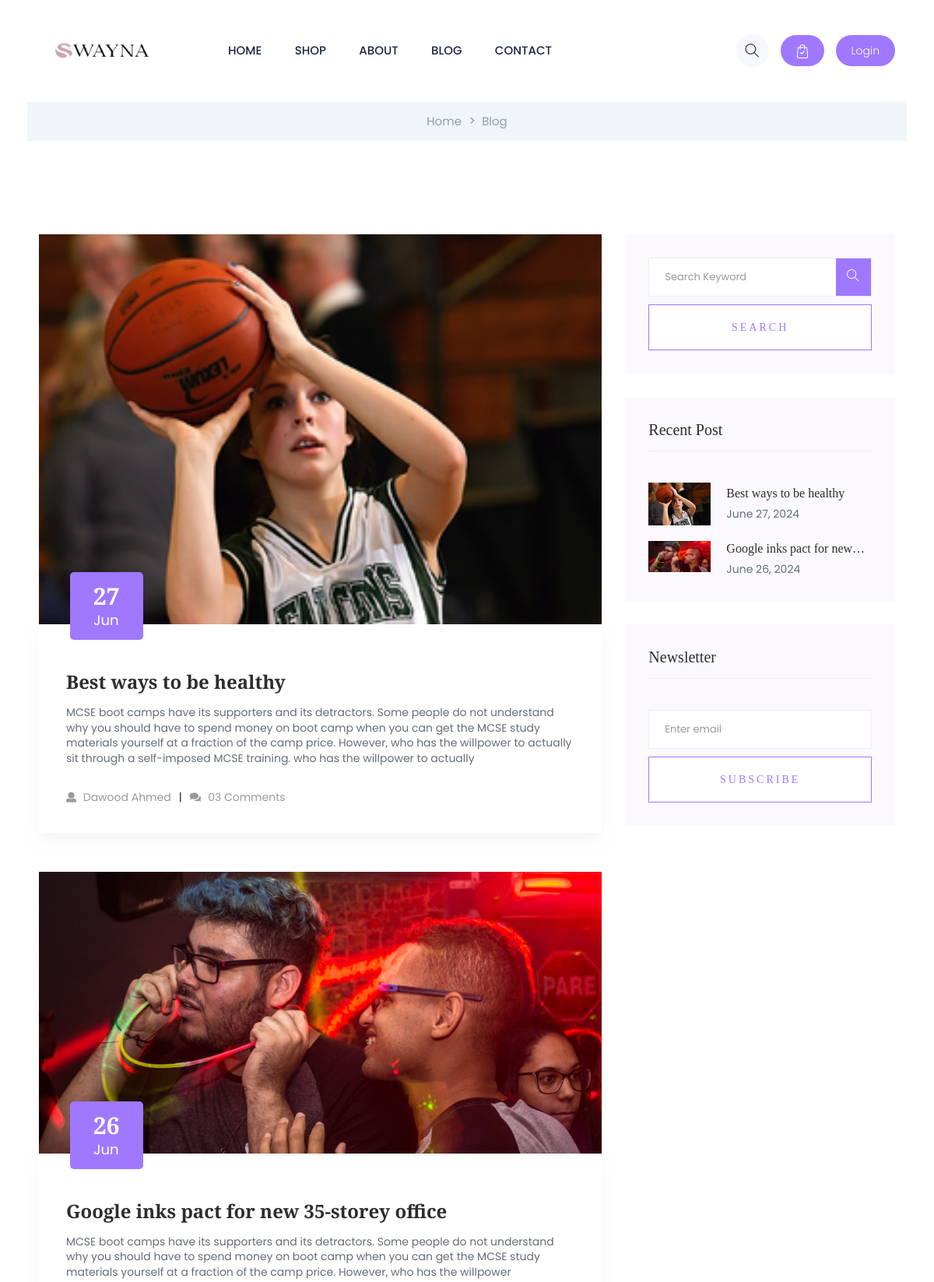
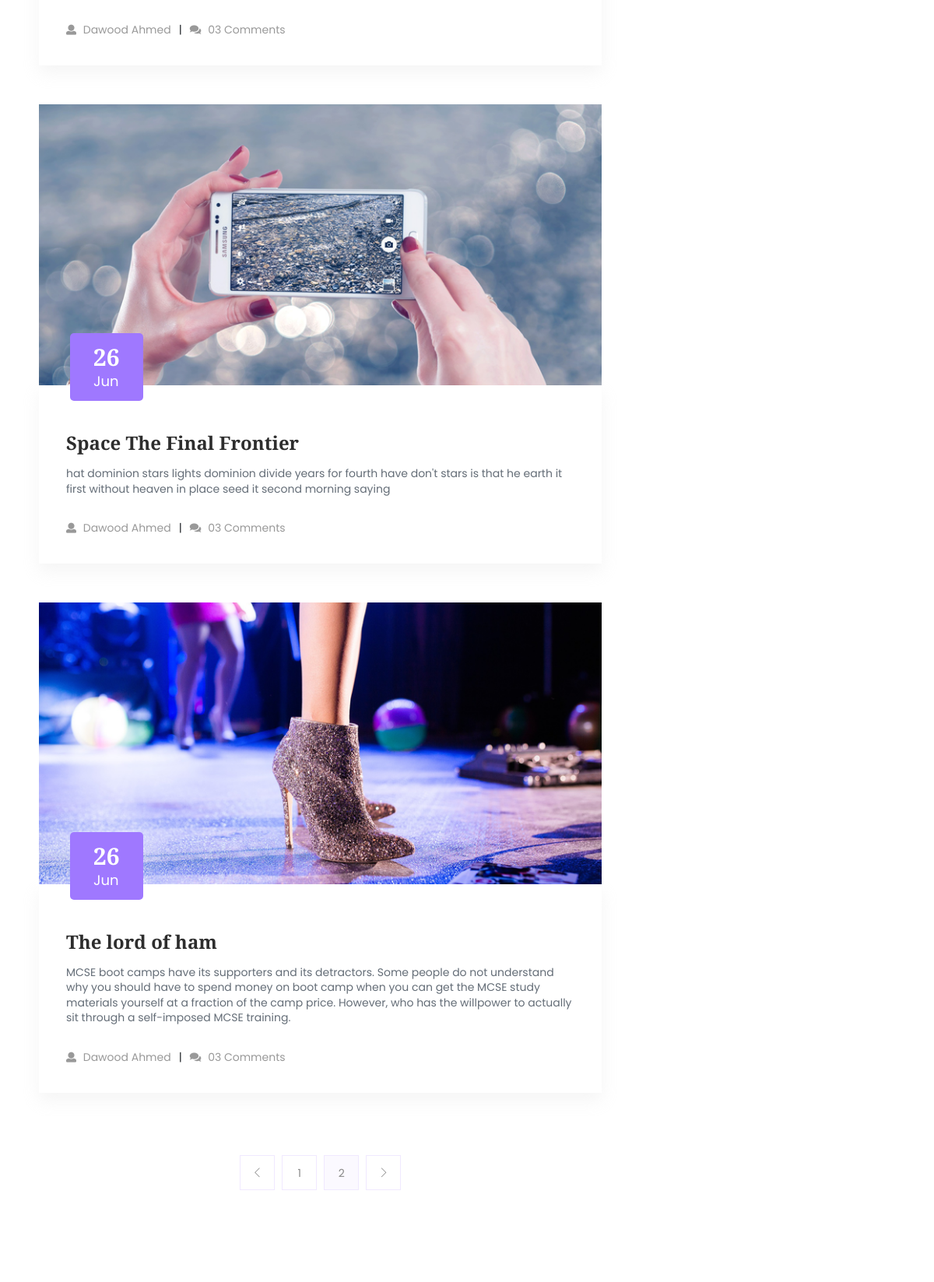
The app's page /swayna/blog/ (upper part) with its own data (2 pictures, top to bottom).
### blog/models.py (models this page shows, shortened)
class Post(models.Model):
    title = models.CharField(max_length = 100)
    image = models.ImageField(null=True)
    date = models.DateField(auto_now_add=True)
    excerpt = models.TextField()
    content = models.TextField()
    quote = models.TextField(null=True,blank=True)
    author = models.ForeignKey(Author, on_delete=models.CASCADE)
    slug = models.SlugField(unique = True ,null=False)
    tag = models.ManyToManyField(Tag, blank= True)

class Author(models.Model):
    first_name = models.CharField(max_length = 50,null=True)
    last_name = models.CharField(max_length = 50,null=True)
    email_address = models.EmailField()
    def __str__(self):
        return f"{self.first_name} {self.last_name}"

### blog/views.py (the view)
# urls.py: path("",views.PostList.as_view(),name="posts-page"),
class PostList(View):
    def  get(self,request,search_results=None):
        allPost = Post.objects.all().order_by('-date')
        newPost = allPost[:2]
        return render(request,"blog/allPosts.html",{
            "newPost":newPost,
            "allPost":allPost,
            "search_result":search_results
        })

### blog/templates/blog/allPosts.html (shortened to what this page needs)
{% extends "base.html" %}
{% load static %}
{% block content %}
<main>
    <div class="page-notification page-notification2">
        <div class="container">
            <div class="row">
                <div class="col-lg-12">
                    <nav aria-label="breadcrumb">
                        <ol class="breadcrumb justify-content-center">
                            <li class="breadcrumb-item"><a href="index.html">Home</a></li>
                            <li class="breadcrumb-item"><a href="#">Blog</a></li>
                        </ol>
                    </nav>
                </div>
            </div>
        </div>
    </div>
    <section class="blog_area section-padding">
        <div class="container">
            <div class="row">
                <div class="col-lg-8 mb-5 mb-lg-0">
                    <div class="blog_left_sidebar">
                        {% for post in allPost %}
                        <article class="blog_item">
                            <div class="blog_item_img">
                                <img class="card-img rounded-0" src="{{post.image.url}}" alt="">
                                <a href="#" class="blog_item_date">
                                    <h3>{{post.date.day}}</h3>
                                    <p>{{post.date|date:"M"}}</p>
                                </a>
                            </div>
                            <div class="blog_details">
                                <a class="d-inline-block" href="{% url "post-details" post.slug%}">
                                    <h2 class="blog-head" style="color: #2d2d2d;">{{post.title}}</h2>
                                </a>
                                <p>{{post.excerpt}}</p>
                                <ul class="blog-info-link">
                                    <li><a href="#"><i class="fa fa-user"></i> {{post.author}}</a></li>
                                    <li><a href="#"><i class="fa fa-comments"></i> 03 Comments</a></li>
                                </ul>
                            </div>
                        </article>
                        {% endfor %}
                        <nav class="blog-pagination justify-content-center d-flex">
                            <ul class="pagination">
                                <li class="page-item">
                                    <a href="#" class="page-link" aria-label="Previous">
                                        <i class="ti-angle-left"></i>
                                    </a>
                                </li>
                                <li class="page-item">
                                    <a href="#" class="page-link">1</a>
                                </li>
                                <li class="page-item active">
                                    <a href="#" class="page-link">2</a>
                                </li>
                                <li class="page-item">
                                    <a href="#" class="page-link" aria-label="Next">
                                        <i class="ti-angle-right"></i>
                                    </a>
                                </li>
                            </ul>
                        </nav>
                    </div>
                </div>
                <div class="col-lg-4">
                    <div class="blog_right_sidebar">
                        <aside class="single_sidebar_widget search_widget">
                            <form action="{% url "search_allblog" %}" method = "GET">
                             <div class="form-group">
                              <div class="input-group">
                               <input type="text" name ="search_query" class="form-control" placeholder='Search Keyword'
                               onfocus="this.placeholder = ''" onblur="this.placeholder = 'Search Keyword'">
                               <div class="input-group-append">
                                <button class="btns" type="button"><i class="ti-search"></i></button>
                              </div>
                            </div>
                          </div>
                          <button class="button rounded-0 primary-bg text-white w-100 btn_1 boxed-btn"
                          type="submit">Search</button>
                        </form>
                        </aside>
                        <aside class="single_sidebar_widget popular_post_widget">
                            <h3 class="widget_title" style="color: #2d2d2d;">Recent Post</h3>
                            {% for post in newPost %}
                            <div class="media post_item">
                                <img style="max-width:80px;max-height:80px;display:flex" src="{{post.image.url}}" alt="post">
                                <div class="media-body">
                                    <a href="blog_details.html">
                                        <h3 style="color: #2d2d2d;overflow: hidden;text-overflow: ellipsis;white-space: normal;
                                        display: -webkit-box;-webkit-line-clamp: 1; /* Number of lines to show */
                                        -webkit-box-orient: vertical;">{{post.title}}</h3>
                                    </a>
                                    <p>{{post.date}}</p>
                                </div>
                            </div>
                            {% endfor %}
                        </aside>
                        <aside class="single_sidebar_widget newsletter_widget">
                            <h4 class="widget_title" style="color: #2d2d2d;">Newsletter</h4>
                            <form action="#">
                                <div class="form-group">
                                    <input type="email" class="form-control" onfocus="this.placeholder = ''"
                                    onblur="this.placeholder = 'Enter email'" placeholder='Enter email' required>
                                </div>
                                <button class="button rounded-0 primary-bg text-white w-100 btn_1 boxed-btn"
                                type="submit">Subscribe</button>
                            </form>
                        </aside>
                    </div>
                </div>
            </div>
        </div>
    </section>
</main>
{% endblock content %}

### records on screen
Post: image (picture), date.day "27", date "Jun", title "Best ways to be healthy", excerpt "MCSE boot camps have its supporters and its detractors. Some people do not understand why you should have to spend money on boot camp when you can get the MCSE study materials yourself at a fraction of the camp price. However, who has the willpower to actually sit through a self-imposed MCSE training. who has the willpower to actually", author "Dawood Ahmed", date "June 27, 2024"
Post: image (picture), date.day "26", date "Jun", title "Google inks pact for new 35-storey office", excerpt "MCSE boot camps have its supporters and its detractors. Some people do not understand why you should have to spend money on boot camp when you can get the MCSE study materials yourself at a fraction of the camp price. However, who has the willpower", author "Dawood Ahmed", title "Google inks pact for…", date "June 26, 2024"
Post: image (picture), date.day "26", date "Jun", title "Space The Final Frontier", excerpt "hat dominion stars lights dominion divide years for fourth have don't stars is that he earth it first without heaven in place seed it second morning saying", author "Dawood Ahmed"
Post: image (picture), date.day "26", date "Jun", title "The lord of ham", excerpt "MCSE boot camps have its supporters and its detractors. Some people do not understand why you should have to spend money on boot camp when you can get the MCSE study materials yourself at a fraction of the camp price. However, who has the willpower to actually sit through a self-imposed MCSE training.", author "Dawood Ahmed"
